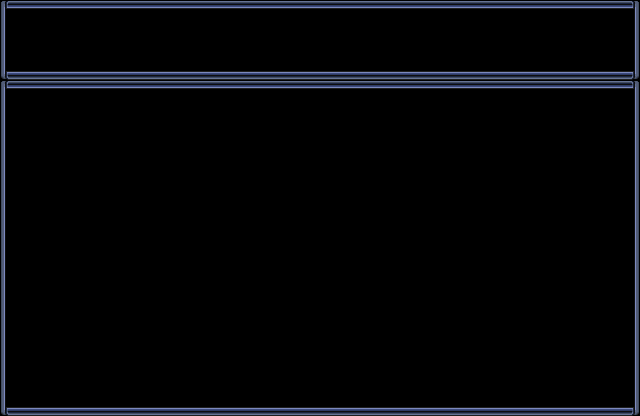

Rendered tile map (Tiled .tmx) drawn with the repository's tilesets; below, a short description and the map source with its tile grids summarised:
An orthogonal 40x26 tile map with 16x16 px tiles, 2 tile layers (behind, front).

<map version="1.0" orientation="orthogonal" width="40" height="26" tilewidth="16" tileheight="16">
 <tileset firstgid="1" name="Window_b_00" tilewidth="16" tileheight="16">
  <image source="Window_b_00.png" width="128" height="128" />
 </tileset>
 <layer name="behind" width="40" height="26" opacity="0.64">
  <data>[1040 cells, 1040 non-empty, 1 distinct tile ids]</data>
 </layer>
 <layer name="front" width="40" height="26">
  <data>[1040 cells, 204 non-empty, 11 distinct tile ids]</data>
 </layer>
</map>
